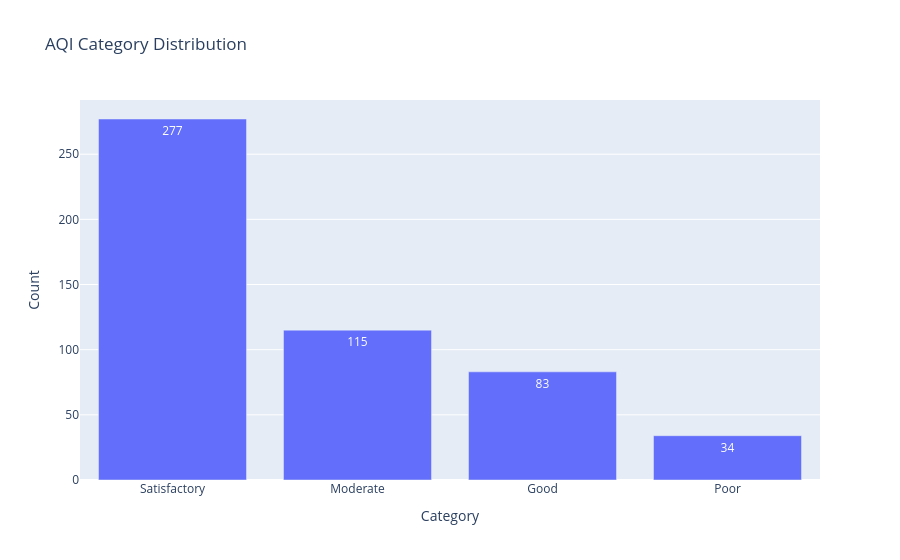

The code cell stored with this chart in its notebook:
### Markdown cell above
## Insight
we can identify AQI which based on how many cities

### Code cell
import plotly.express as px

category_counts = aqi_df['AQI_Category'].value_counts().reset_index()
category_counts.columns = ['Category', 'Count']

fig = px.bar(category_counts,
             x='Category',
             y='Count',
             title="AQI Category Distribution",
             text='Count')

fig.show()

### Figure 1 — Plotly figure (JSON) as saved in the notebook; plotly's stock layout.template omitted (floating-point values rounded to 4 significant figures)
{"data": [{"hovertemplate": "Category=%{x}<br>Count=%{text}<extra></extra>", "legendgroup": "", "marker": {"color": "#636efa", "pattern": {"shape": ""}}, "name": "", "orientation": "v", "showlegend": false, "text": [277.0, 115.0, 83.0, 34.0], "textposition": "auto", "type": "bar", "x": ["Satisfactory", "Moderate", "Good", "Poor"], "xaxis": "x", "y": [277, 115, 83, 34], "yaxis": "y"}], "layout": {"barmode": "relative", "legend": {"tracegroupgap": 0}, "title": {"text": "AQI Category Distribution"}, "xaxis": {"anchor": "y", "domain": [0, 1], "title": {"text": "Category"}}, "yaxis": {"anchor": "x", "domain": [0, 1], "title": {"text": "Count"}}}}
